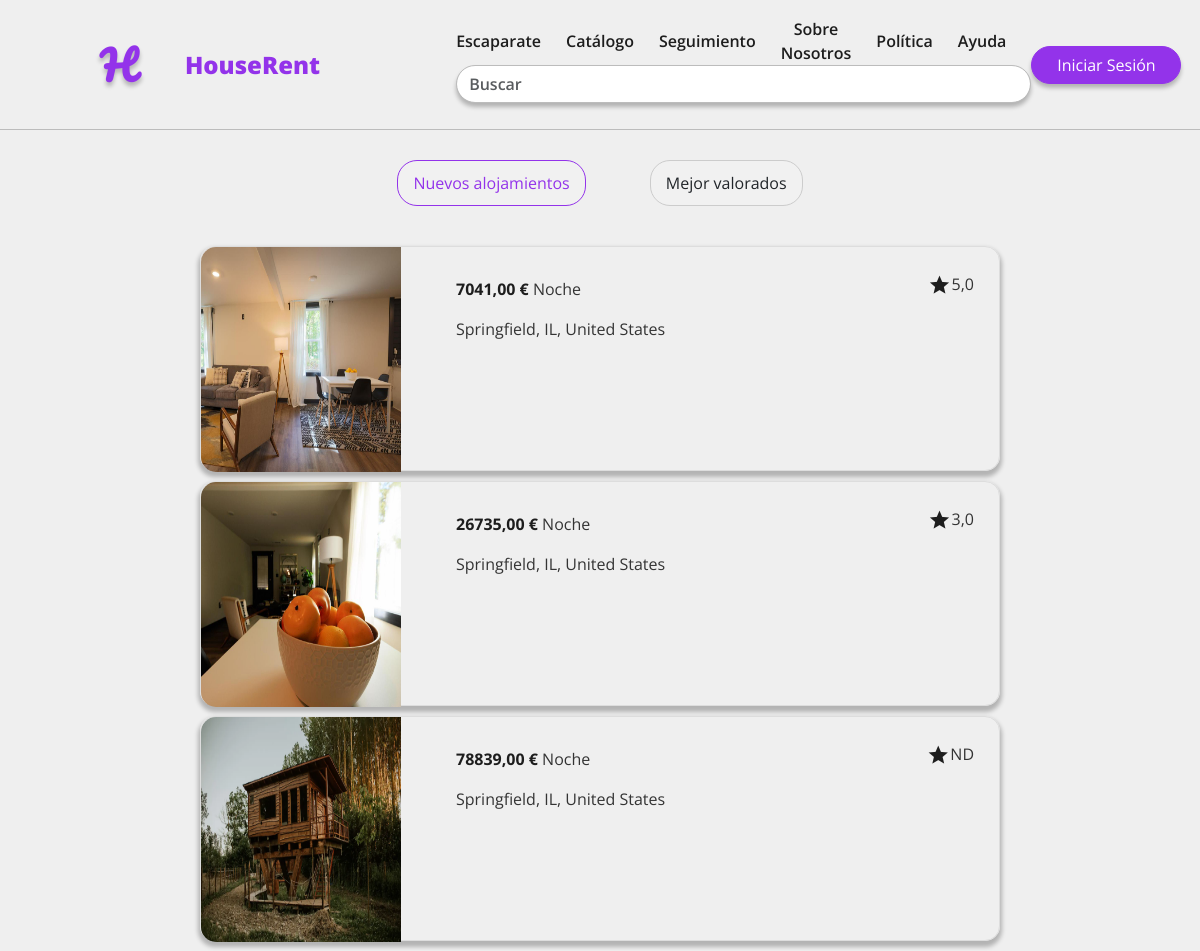
The app's page /, older data.
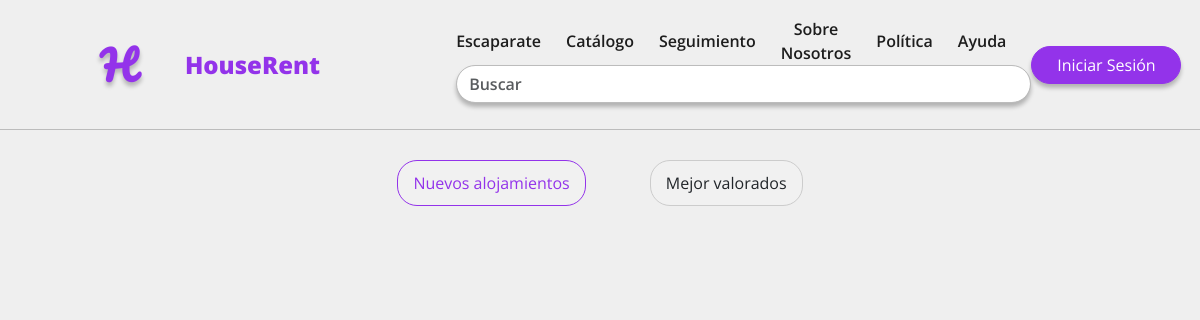
The same page, newer data.
### apps/core/models.py (models this page shows, shortened)
class Accommodation(models.Model):
    name = models.CharField(max_length=256, blank=False, null=False)
    description = models.TextField(max_length=1024, blank=False, null=False)
    capacity = models.PositiveIntegerField(blank=False, null=False, default=1)
    owner = models.ForeignKey(CustomUser, on_delete=models.CASCADE, blank=False, null=False)
    price = models.DecimalField(decimal_places=2, max_digits=8, blank=False, null=False, validators=[MinValueValidator(0)], help_text='Ingresa un valor positivo')
    address = models.ForeignKey(Address, on_delete=models.CASCADE, blank=False, null=False)
    category = models.CharField(max_length=16, choices=Category.choices(), blank=False, null=False)
    service = models.ManyToManyField(Service, blank=True)
    creation_date = models.DateField(auto_now_add=True, blank=False, null=False)
    modification_date = models.DateField(auto_now=True, blank=False, null=False)
    is_active = models.BooleanField(default=True, blank=False, null=False)
    @property
    def average_rating(self):
        return self.comments.aggregate(models.Avg('rating'))['rating__avg']
    class Meta:
        verbose_name = "Alojamiento"
        verbose_name_plural = "Alojamientos"
        indexes = [
            models.Index(fields=['name']),
            models.Index(fields=['owner']),
            models.Index(fields=['category']),
        ]

class Image(models.Model):
    title = models.TextField(max_length=64, blank=False, null=False)
    order = models.PositiveIntegerField(blank=False, null=False)
    image = models.ImageField(
        upload_to="images/",
        blank=False,
        null=False,
        validators=[
            FileExtensionValidator(allowed_extensions=['jpg', 'png', 'jpeg'])
        ]
    )
    alt = models.CharField(max_length=256, blank=False, null=False)
    publication_date = models.DateField(auto_now=True, blank=False, null=False)
    accommodation = models.ForeignKey(Accommodation, on_delete=models.CASCADE, blank=False, null=False)
    class Meta:
        verbose_name = "Imagen"
        verbose_name_plural = "Imágenes"
        unique_together = ('accommodation', 'order')

class Address(models.Model):
    street_number = models.CharField(max_length=8, blank=False, null=False)
    address_line = models.TextField(blank=False, null=False)
    city = models.CharField(max_length=256, blank=False, null=False)
    region = models.CharField(max_length=256, blank=False, null=False)
    country = CountryField(blank_label='(seleccionar país)', blank=False, null=False)
    postal_code = models.CharField(max_length=16, blank=False, null=False)
    class Meta:
        verbose_name = "Dirección"
        verbose_name_plural = "Direcciones"
        indexes = [
            models.Index(fields=['city']),
            models.Index(fields=['region']),
            models.Index(fields=['postal_code'])
        ]

### apps/core/views.py (the view)
# urls.py: path('',views.news,name='home'),
def news(request):
    news_accommodation = Accommodation.objects.filter(Q(is_active=True)).order_by('-creation_date')[:3]
    best_accommodation = sorted(Accommodation.objects.filter(Q(is_active=True)), key=lambda acc: acc.average_rating if acc.average_rating is not None else float('-inf'), reverse=True) [:3]
    for accommodation in news_accommodation:
        accommodation.first_image = Image.objects.filter(accommodation=accommodation, order=1).first()
    for accommodation in best_accommodation:
        accommodation.first_image = Image.objects.filter(accommodation=accommodation, order=1).first()
    return render(request, 'core/news.html', {'news_accommodation': news_accommodation, 'best_accommodation': best_accommodation})

### templates/core/news.html (shortened to what this page needs)
{% extends 'base_generic.html' %}
{% block content %}
{% load static %}
<link rel="stylesheet" type="text/css" href="/static/css/history.css">
<div class="tab-container">
    <div class="tab-buttons">
        <div class="tab-button active" onclick="openTab(event, 'news_accommodation')">Nuevos alojamientos</div>
        <div class="tab-button" onclick="openTab(event, 'best_accommodation')">Mejor valorados</div>
    </div>
    <div id="news_accommodation" class="tab">
        {% for accommodation in news_accommodation %}
        <a href="/accommodation/{{ accommodation.id }}" class="card-history">
            <div class="card-header">
                <img src="{{ accommodation.first_image.image.url }}" alt="{{ news_accommodation.first_image.alt }}" class="card-image">
            </div>
            <div class="card-body">
                <div class="card-body">
                    <p class="card-text"><b class="price"> {{ accommodation.price }} € </b> Noche</p>
                    <p class="card-text">{{ accommodation.address.city }}, {{ accommodation.address.region }}, {{ accommodation.address.country.name }}</p>
                    <div class="rating">
                        <span class="material-symbols-outlined rating-star">
                        </span>
                        <p class="card-text">{{ accommodation.average_rating|default:"ND" }}</p>
                    </div>
                </div>
            </div>
        </a>
        {% endfor %}
    </div>
</div>
{% endblock %}

Row changes from the older to the newer data that the page shows:
removed Accommodation: first_image.image (picture), price "7041,00", address.city "Springfield", address.region "IL", address.country.name "United States", average_rating "5,0"
removed Accommodation: first_image.image (picture), price "26735,00", address.city "Springfield", address.region "IL", address.country.name "United States", average_rating "3,0"
removed Accommodation: first_image.image (picture), price "78839,00", address.city "Springfield", address.region "IL", address.country.name "United States", average_rating "ND"
